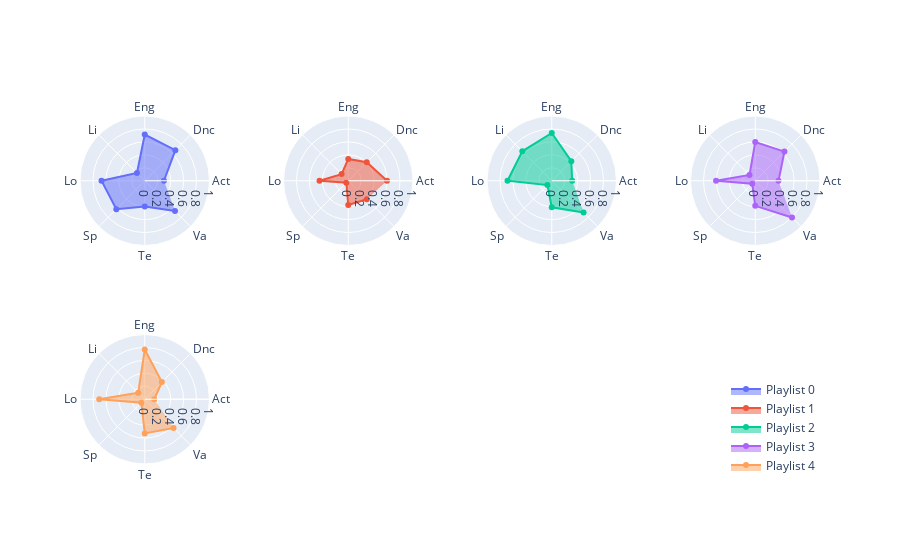

The notebook cell saved with this chart:
### Code cell
fig = make_subplots(rows=2, cols=4, specs=[[{'type': 'polar'}]*4]*2,horizontal_spacing = 0.1)

angles = list(values_df.columns[4:])
angles.append(angles[0])
abbrev = ["Act", "Dnc", "Eng", "Li", "Lo", "Sp", "Te", "Va"]

layoutdict = dict(
            radialaxis=dict(
            visible=True,
            range=[0, 1]
            ))

for i in range(n_clusters):
    subset = values_df[values_df['cluster'] == i]
    data = [np.mean(subset[col]) for col in subset.columns[4:]]
    data.append(data[0])
    fig.add_trace(go.Scatterpolar(
        r=data,
        theta=abbrev,
        fill='toself',
        name="Playlist " + str(i)),
        i // 4 + 1,
        i % 4 + 1)
    
fig.update_layout(
        polar=layoutdict,
        polar2=layoutdict,
        polar3=layoutdict,
        polar4=layoutdict,
        polar5=layoutdict,
        polar6=layoutdict,
        polar7=layoutdict,
        #polar8=layoutdict,
        showlegend=True
        )
fig.update_layout(legend=dict(
    yanchor="bottom",
    y=0.001,
    xanchor="right",
    x=1
))
fig.show()
#     fig.write_image('./visualizations/cluster' + str(i) + '.png')

### Figure 1 — Plotly figure (JSON) as saved in the notebook; plotly's stock layout.template omitted (floating-point values rounded to 4 significant figures)
{"data": [{"fill": "toself", "name": "Playlist 0", "r": [0.2966, 0.6689, 0.7132, 0.17, 0.6674, 0.6208, 0.3973, 0.6609, 0.2966], "subplot": "polar", "theta": ["Act", "Dnc", "Eng", "Li", "Lo", "Sp", "Te", "Va"], "type": "scatterpolar"}, {"fill": "toself", "name": "Playlist 1", "r": [0.599, 0.4035, 0.3364, 0.1455, 0.4437, 0.04169, 0.3743, 0.4046, 0.599], "subplot": "polar2", "theta": ["Act", "Dnc", "Eng", "Li", "Lo", "Sp", "Te", "Va"], "type": "scatterpolar"}, {"fill": "toself", "name": "Playlist 2", "r": [0.3152, 0.4269, 0.7378, 0.643, 0.6831, 0.0948, 0.4102, 0.6954, 0.3152], "subplot": "polar3", "theta": ["Act", "Dnc", "Eng", "Li", "Lo", "Sp", "Te", "Va"], "type": "scatterpolar"}, {"fill": "toself", "name": "Playlist 3", "r": [0.3596, 0.6376, 0.5981, 0.1256, 0.6053, 0.06544, 0.3877, 0.8025, 0.3596], "subplot": "polar4", "theta": ["Act", "Dnc", "Eng", "Li", "Lo", "Sp", "Te", "Va"], "type": "scatterpolar"}, {"fill": "toself", "name": "Playlist 4", "r": [0.1475, 0.3741, 0.7673, 0.1428, 0.7028, 0.07422, 0.5271, 0.6292, 0.1475], "subplot": "polar5", "theta": ["Act", "Dnc", "Eng", "Li", "Lo", "Sp", "Te", "Va"], "type": "scatterpolar"}], "layout": {"legend": {"x": 1, "xanchor": "right", "y": 0.001, "yanchor": "bottom"}, "polar": {"domain": {"x": [0, 0.175], "y": [0.575, 1]}, "radialaxis": {"range": [0, 1], "visible": true}}, "polar2": {"domain": {"x": [0.275, 0.45], "y": [0.575, 1]}, "radialaxis": {"range": [0, 1], "visible": true}}, "polar3": {"domain": {"x": [0.55, 0.725], "y": [0.575, 1]}, "radialaxis": {"range": [0, 1], "visible": true}}, "polar4": {"domain": {"x": [0.825, 1], "y": [0.575, 1]}, "radialaxis": {"range": [0, 1], "visible": true}}, "polar5": {"domain": {"x": [0, 0.175], "y": [0, 0.425]}, "radialaxis": {"range": [0, 1], "visible": true}}, "polar6": {"domain": {"x": [0.275, 0.45], "y": [0, 0.425]}, "radialaxis": {"range": [0, 1], "visible": true}}, "polar7": {"domain": {"x": [0.55, 0.725], "y": [0, 0.425]}, "radialaxis": {"range": [0, 1], "visible": true}}, "polar8": {"domain": {"x": [0.825, 1], "y": [0, 0.425]}}, "showlegend": true}}
